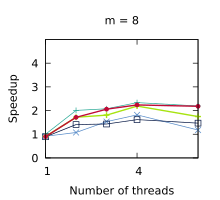

The script that saved this image:
set title "m = 8"
set terminal pdf size 2.2,2.0
set output "./results/Compactions_n___4,194,304,_m___8.pdf"
set key off
set xrange [1:6]
set xtics (1, 4)
set xlabel "Number of threads"
set yrange [0:5]
set ytics (0, 1, 2, 3, 4)
set ylabel "Speedup"
plot './results/Compactions_n___4,194,304,_m___8.dat' using 1:2 title "Outer parallelism" pointsize 0.7 lw 1 pt 1 linecolor rgb "#24A793" with linespoints, \
  './results/Compactions_n___4,194,304,_m___8.dat' using 1:3 title "Inner parallelism" pointsize 0.7 lw 1 pt 2 linecolor rgb "#5287C6" with linespoints, \
  './results/Compactions_n___4,194,304,_m___8.dat' using 1:4 title "OpenMP" pointsize 0.7 lw 1 pt 4 linecolor rgb "#001240" with linespoints, \
  './results/Compactions_n___4,194,304,_m___8.dat' using 1:5 title "Work assisting (our)" pointsize 0.4 lw 2 pt 7 linecolor rgb "#C00A35" with linespoints
